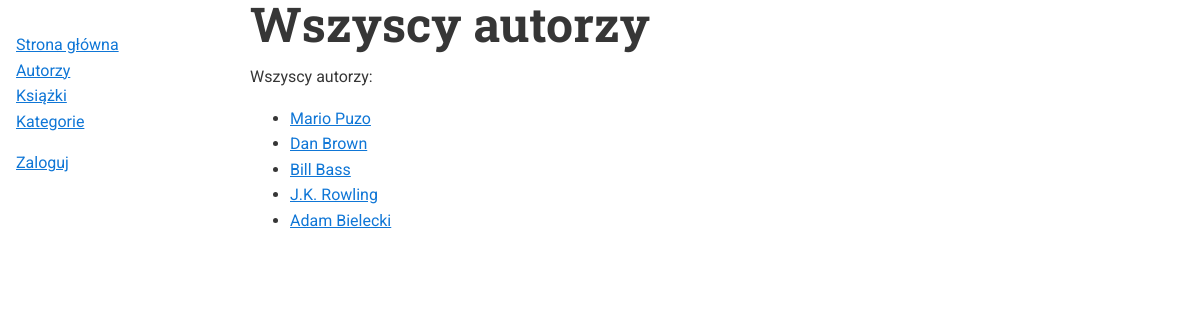
Screenshot of /authors/ with the database file from the repository.
### books/models.py (models this page shows)
class Author(models.Model):
    first_name = models.CharField(
        max_length=50,
        null=False,
        blank=False,
        verbose_name="First Name",
        help_text="",
    )
    last_name = models.CharField(
        max_length=100,
        null=False,
        blank=False,
        verbose_name="Last Name",
        help_text="",
    )
    birth_date = models.DateField(
        null=True,
        blank=True,
        verbose_name="Birth Date",
        help_text="",
    )
    web_site = models.URLField(
        null=False,
        blank=True,
        default="",
        verbose_name="Web Site Address",
        help_text="",
    )
    def __str__(self):
        return f'{self.first_name} {self.last_name}'

### books/views.py (the view)
# urls.py: path('authors/', views.AuthorList.as_view(), name='list-authors'),
class AuthorList(ListView):
    model = Author
    template_name = 'books/list_authors.html'
    extra_context = {
        'title': 'Wszyscy autorzy',
    }

### templates/books/list_authors.html
{% extends "base_books.html" %}
{% block content %}
<p>Wszyscy autorzy:</p>
<ul>
{% for author in object_list %}
    <li><a href="{% url 'books:author-details' author.pk %}">{{ author }}</a></li>
{% endfor %}
</ul>
{% endblock %}

### books/static/books/books.css (style rules this page uses)
*, *::before, *::after { box-sizing: border-box; }
:root { --ff-sans: 'Roboto', sans-serif; --ff-headers: 'Roboto Slab', serif; --fw-regular: 400; --fw-bold: 700; --fs-h1: 3rem; --fs-h2: 2.25rem; --fs-h3: 1.5rem; --fs-body: 1rem; --clr-light: #FFFFFF; --clr-dark: #363636; --clr-accent: #0f76d6; --clr-logo: #06427a; }
body { background-color: var(--clr-light); color: var(--clr-dark); margin: 0; font-family: var(--ff-sans); font-size: var(--fs-body); font-weight: var(--fw-regular); line-height: 1.6; }
a { color: var(--clr-accent); }
@media (min-width: 1000px) { body { display: grid; grid-template-columns: 250px 2fr; } }

### rows the page displays
Author: first_name+last_name "Mario Puzo"
Author: first_name+last_name "Dan Brown"
Author: first_name+last_name "Bill Bass"
Author: first_name+last_name "J.K. Rowling"
Author: first_name+last_name "Adam Bielecki"
